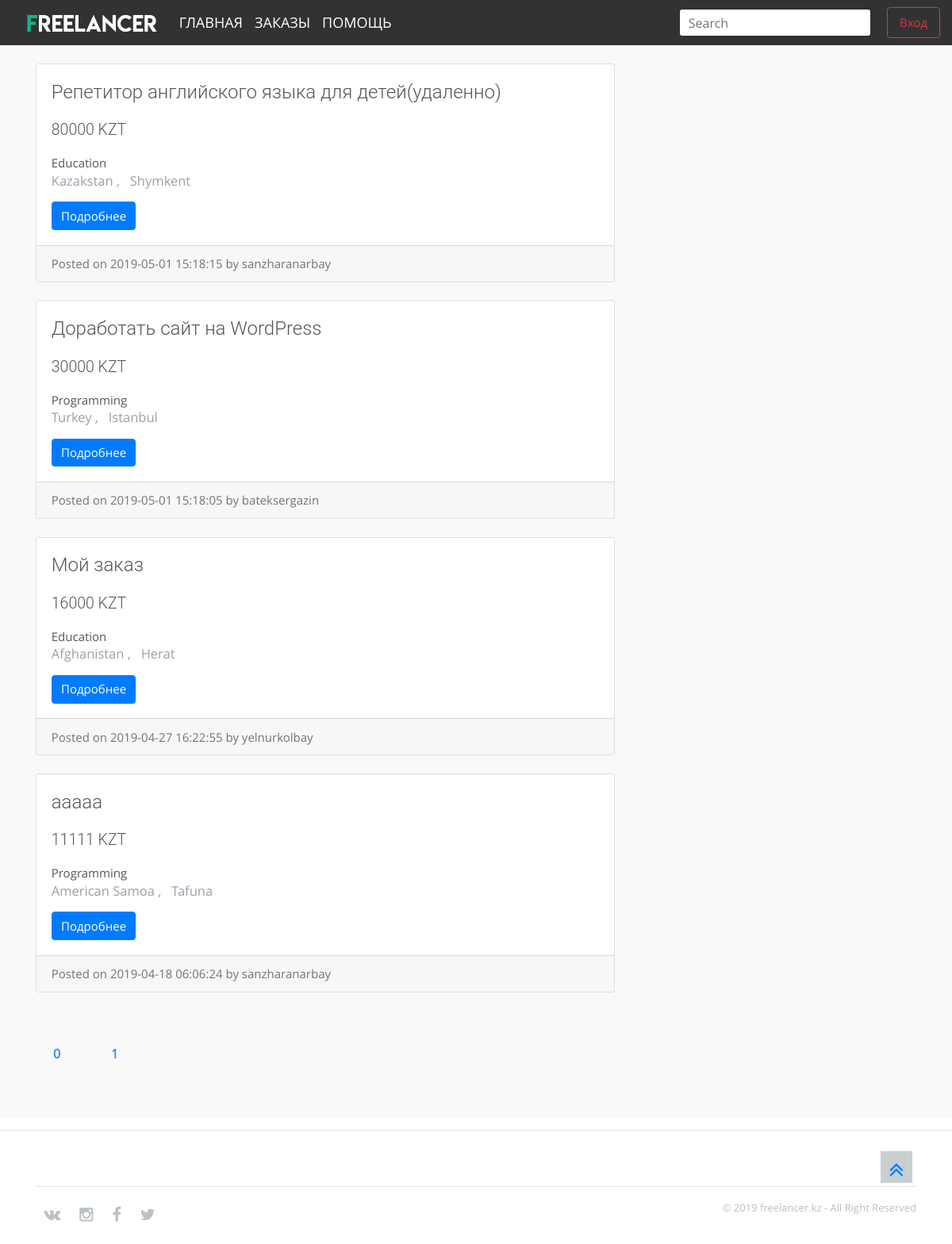
Screenshot of /vacancies.php with the database file from the repository.
### tables this page shows
CREATE TABLE `vacancies` (
  `v_id` int(11) NOT NULL,
  `user_id` int(11) NOT NULL,
  `profession_id` int(11) NOT NULL,
  `vacancy_name` varchar(255) NOT NULL,
  `requirements` longtext NOT NULL,
  `price` int(11) NOT NULL,
  `v_country` int(11) NOT NULL,
  `v_state` int(11) NOT NULL,
  `v_city` varchar(255) NOT NULL,
  `v_statusid` int(11) NOT NULL,
  `post_date` timestamp NOT NULL DEFAULT CURRENT_TIMESTAMP ON UPDATE CURRENT_TIMESTAMP
);

CREATE TABLE `professions` (
  `p_id` int(11) NOT NULL,
  `name` varchar(255) NOT NULL
);

CREATE TABLE `countries` (
  `country_id` int(11) NOT NULL,
  `country_name` varchar(30) NOT NULL
);

CREATE TABLE `cities` (
  `city_id` int(11) NOT NULL,
  `city_name` varchar(30) NOT NULL,
  `state_id` int(11) NOT NULL
);

CREATE TABLE `users` (
  `id` int(11) NOT NULL,
  `u_lastname` varchar(255) NOT NULL,
  `u_firstname` varchar(255) NOT NULL,
  `email` varchar(255) NOT NULL,
  `username` varchar(255) NOT NULL,
  `u_phonenumber` varchar(50) NOT NULL,
  `u_country` varchar(255) NOT NULL,
  `u_state` varchar(255) NOT NULL,
  `u_city` varchar(255) NOT NULL,
  `password` varchar(255) NOT NULL,
  `roleid` int(11) NOT NULL
);

### vacancies.php (the view, shortened to what this page needs)
<!doctype html>
 <html class="no-js" lang="">
    <head>
        <link rel="stylesheet" href="assets/css/bootstrap.css" type="text/css">
        <link rel="stylesheet" href="assets/css/plugins.css" />
        <link rel="stylesheet" href="assets/css/opensans-web-font.css" />
        <link rel="stylesheet" href="assets/css/montserrat-web-font.css" />
        <link rel="stylesheet" href="assets/css/font-awesome.min.css" type="text/css">
        <link rel="stylesheet" href="assets/css/style.css" type="text/css">
         <link rel="stylesheet" href="assets/css/pagination.css" type="text/css">
        <link rel="stylesheet" href="assets/css/responsive.css" type="text/css">
    </head>
    <body>
         <nav class="navbar navbar-expand-md  fixed-top mainmenu">
  <a class="navbar-brand" href="index.php"><img src="assets/images/logo2.png" height="30" alt="Logo"> </a>
  <div class="collapse navbar-collapse" id="navbarCollapse">
    <ul class="navbar-nav mr-auto">
      <li class="nav-item">
        <a class="nav-link" href="index.php">Главная </a>
      </li>
      <li class="nav-item active">
        <a class="nav-link" href="vacancies.php">Заказы <span class="sr-only">(current)</span></a>
      </li>
      <li class="nav-item">
        <a class="nav-link" href="help.php">Помощь</a>
      </li>
		</ul>
    <form class="form-inline">
      <input class="form-control searchbox" type="text" placeholder="Search" aria-label="Search">
    </form>
    <div class="content">
    <?php  if (isset($_SESSION['username'])) { ?>
    	<div class="dropdown">
  <button class="btn btn-outline-success"><?php echo $_SESSION['username']; ?></button>
  <div class="dropdown-content">
  <?php if ($_SESSION['role_id']==3){?>
   <a href="profile.php">Профиль</a>
   <a href="add_vacancy.php">Добавить заказ</a>
   <a href="myvacancies.php">Мои заказы</a>
      <a href="index.php?logout='1'" style="color: red;">Выход</a>
	<?php }else if($_SESSION['role_id']==4){?>
		<a href="profile.php">Профиль</a>
	  <a href="searchvacancy.php">Найти заказ</a>
    <a href="myresponses.php">Мои отклики</a>
		<a href="index.php?logout='1'" style="color: red;">Выход</a>
	<?php }?>
  </div>
</div>
    <?php }else{  ?>
			<a class="btn btn-outline-danger nav-link" href="login.php">Вход</a>
    	 <?php  } ?>
	</div>
  </div>
</nav>
        <section id="vacancies" class="sections">
        <?php
include 'db.php';
$statusid = 3;
 $start = 0;  $per_page = 4;
    $page_counter = 0;
$query = $connection->prepare(" SELECT v.v_id, v.user_id, v.profession_id,  v.vacancy_name,v.requirements, v.price, v.v_country, v.v_city, v.post_date, p.p_id, p.name, u.id, u.username, c.country_id, c.country_name, ci.city_id, ci.city_name, s.s_id, s.status
                     FROM vacancies v
                     LEFT OUTER JOIN professions p  ON p.p_id = v.profession_id
                     LEFT OUTER JOIN users u  ON u.id = v.user_id
                     LEFT OUTER JOIN countries c  ON c.country_id = v.v_country
                     LEFT OUTER JOIN cities ci  ON ci.city_id = v.v_city
                     LEFT OUTER JOIN status s   ON s.s_id = v.v_statusid
                     WHERE v.v_statusid = :status_id
                     ORDER BY v.post_date DESC
                     LIMIT $start, $per_page") or die($mysqli->error);
    $query->execute(array('status_id'=>$statusid));
    $vacancies = $query->fetchAll();
    $count_query = "SELECT * FROM vacancies WHERE v_statusid = '$statusid'";
    $query1 = $connection->prepare($count_query);
    $query1->execute();
    $count = $query1->rowCount();
     $paginations = ceil($count / $per_page);
?>
  <div class="container">
     <div class="row">
      <div class="col-md-8">
    <?php
            foreach ($vacancies as $vacancy) {
                ?>
                <div class="card mb-4">
                  <div class="card-body">
                <h4>   <?php  echo $vacancy['vacancy_name']; ?></h4>
                <h5>   <?php  echo $vacancy['price']. " KZT"; ?></h5>
                    <b>   <?php  echo $vacancy['name']; ?> </b>
                    <p>  <?php  echo $vacancy['country_name']; ?> , &nbsp; <?php  echo $vacancy['city_name']; ?></p>
                    <a href="readmore.php?id=<?php echo $vacancy['v_id'] ?>" class="btn btn-primary btn-md">Подробнее</a>
                     </div>
                     <div class="card-footer text-muted">
                    <b>  Posted on <?php echo $vacancy['post_date'] ; ?> by <?php echo $vacancy['username'] ; ?></b>
                     </div>
                      </div>
                     <?php
            }
            ?>
    </div>
  </div>
  <br>
   <center>
            <ul class="pagination">
            <?php
                if($page_counter == 0){
                    echo "<li><a href=?start='0' class='active'>0</a></li>";
                    for($j=1; $j < $paginations; $j++) {
                      echo "<li><a href=?start=$j>".$j."</a></li>";
                   }
                }
            ?>
            </ul>
            </center>
  </div>
 </section>
    <hr>
		<div class="scroll-top">
			<div class="scrollup">
      <a href="#vacancies"><i class="fa fa-angle-double-up"></i></a>
			</div>
		</div>
        <footer>
            <div class="container">
			<hr>
            	<div class="row">
            		<div class="col-md-6 col-sm-6 col-xs-12">
						<div class="social-network">
							<a href="#"><i class="fa fa-vk"></i></a>
							<a href="#"><i class="fa fa-instagram"></i></a>
							<a href="#"><i class="fa fa-facebook"></i></a>
							<a href="#"><i class="fa fa-twitter"></i></a>
						</div>
					</div>
            		<div class="col-md-6 col-sm-6 col-xs-12">
						<div class="copyright">
							<p>© 2019 freelancer.kz - All Right Reserved</p>
						</div>
					</div>
            	</div>
            </div>
        </footer>
    </body>
</html>

### assets/css/style.css (style rules this page uses)
html, body { background-color: #ffffff; font-size: 15px; color: #565656; width: 100%; padding: 0; margin-left: 0; margin-right: 0; font-family: 'open_sansregular'; font-weight: 300; }
img { -moz-user-select: none; -webkit-user-select: none; -ms-user-select: none; user-select: none; -webkit-user-drag: none; user-drag: none; }
a, a:hover, a:active, a:focus { text-decoration: none; outline: none; }
a, button, a span { -webkit-transition: 0.2s ease-in-out; -o-transition: 0.2s ease-in-out; transition: 0.2s ease-in-out; }
*, *:before, *:after { -webkit-box-sizing: border-box; -moz-box-sizing: border-box; box-sizing: border-box; }
p { margin: 0 0 15px; }
ol, ul { list-style: none; padding: 0; }
img { max-width: 100%; }
textarea, input[type="text"], input[type="password"], input[type="datetime"], input[type="datetime-local"], input[type="date"], input[type="month"], input[type="time"], input[type="week"], input[type="number"], input[type="email"], input[type="url"], input[type="search"], input[type="tel"], input[type="color"], .uneditable-input { outline: none; }
.form-control { border: 1px solid rgba(0, 0, 0, 0.08); font-size: 16px; height: 45px; }
h4, h5 { font-family: 'roboto', sans-serif; font-weight: 300; margin: 0; line-height: 2rem; }
h4 { font-size: 1.6rem; line-height: 2.2rem; margin-bottom: 1.1rem; }
h5 { font-size: 1.3rem; margin-bottom: 1rem; }
p { line-height: 1.5rem; font-size: 1.1rem; color:#9aa0ab; }
p:last-child { margin-bottom: 0px; }
.sections { padding-top: 80px; padding-bottom: 80px; position: relative; overflow: hidden; }
footer { padding:40px 0; }
section:nth-of-type(odd) { background-color: #F9F9F9; }
.mainmenu { background-color:rgba(50, 50, 50, 1); border-color:transparent; }
.mainmenu .navbar-brand { padding: 0px 0px; }
.navbar-brand img { margin-top: 0px; padding-left: 15px; }
.navbar-nav { padding-top: 0px; }
.mainmenu .navbar-nav li a { text-transform:uppercase; font-size:14px; color:#263742; }
.mainmenu .navbar-nav li a { color:#fff; font-size:18px; transition:.3s ease-in-out; }
.social-network a i { margin:10px; color:#b9c0c6; font-size:20px; transition:.3s ease-in-out; -webkit-transition:.3s ease-in-out; -moz-transition:.3s ease-in-out; }
.copyright p { font-size:13px; color:#b9c0c6; text-align:right; }
.scrollup { width:40px; height:40px; text-align:center; color:#fa5c65; font-size:30px; background:#c8cfd0; position:fixed; bottom:100px; right:50px; font-weight:bold; }

### assets/css/pagination.css (style rules this page uses)
.pagination { margin:0; padding:0; float:left; }
.pagination li { margin:0 30px 0 10px; float:left; font-size:16px; font-weight: bold; text-transform:uppercase; }
.pagination li a { color:#4286f4; padding:20px 0 0 0; width:33px; height:33px; text-decoration:none; text-align:center; -webkit-border-radius: 5px; -moz-border-radius: 5px; display:block; }

### vacancies.php (style rules this page uses)
.searchbox { height:35px; margin-right:20px; }

### rows the page displays
vacancies: vacancy_name "Репетитор английского языка для детей(удаленно)", price "80000", profession.name "Education", countries.country_name "Kazakstan", cities.city_name "Shymkent", post_date "2019-05-01 15:18:15", user.username "sanzharanarbay"
vacancies: vacancy_name "Доработать сайт на WordPress", price "30000", profession.name "Programming", countries.country_name "Turkey", cities.city_name "Istanbul", post_date "2019-05-01 15:18:05", user.username "bateksergazin"
vacancies: vacancy_name "Мой заказ", price "16000", profession.name "Education", countries.country_name "Afghanistan", cities.city_name "Herat", post_date "2019-04-27 16:22:55", user.username "yelnurkolbay"
vacancies: vacancy_name "ааааа", price "11111", profession.name "Programming", countries.country_name "American Samoa", cities.city_name "Tafuna", post_date "2019-04-18 06:06:24", user.username "sanzharanarbay"
